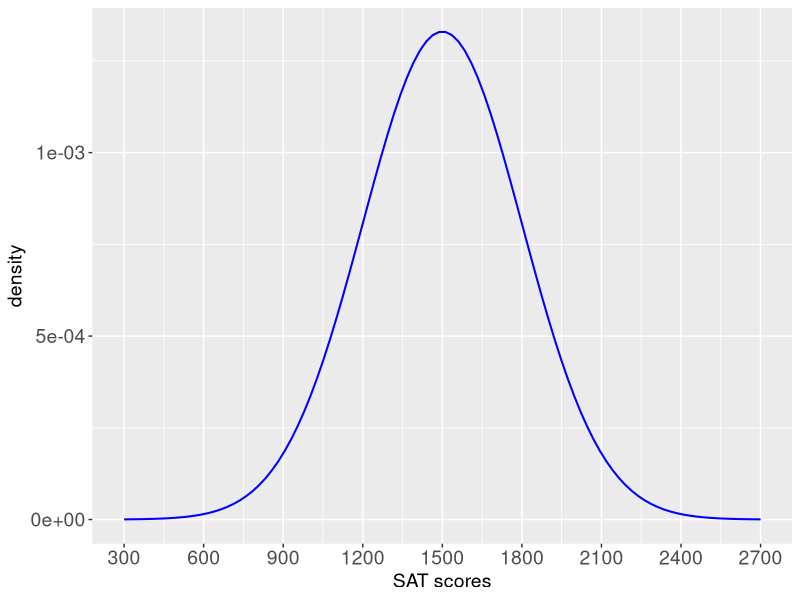
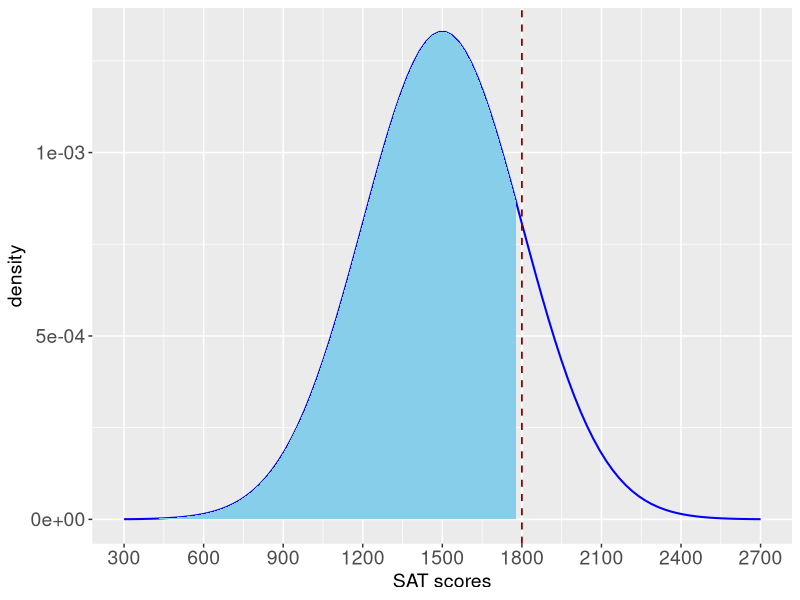

These figures' R source, in order:
library(ggplot2)
library(dplyr)
pam_score <- 1800
meu <- 1500
sigma <- 300
dnorm(pam_score, mean = meu, sd = sigma)

SAT <- tibble(x = seq(-4, 4, length = 100) * sigma + meu, y = dnorm(x, mean = meu, sd = sigma))
SAT
ggplot(SAT, aes(x, y)) +
    geom_line(linewidth = 0.7, color = "blue") +
    labs(x = "SAT scores", y = "density") +
    scale_x_continuous(breaks = seq(300, 2700, by = 300)) +
    theme(
        axis.text = element_text(size = 14),
        axis.title = element_text(size = 14)
    )
sat_ribbon <- filter(SAT, x <= 1800)
ggplot(SAT, aes(x, y)) +
    geom_line(linewidth = 0.7, color = "blue") +
    geom_vline(
        xintercept = 1800, color = "darkred",
        linetype = "dashed", linewidth = 0.6
    ) +
    geom_ribbon(aes(ymin = 0, ymax = y),
        fill = "skyblue",
        data = sat_ribbon
    ) +
    labs(x = "SAT scores", y = "density") +
    scale_x_continuous(breaks = seq(300, 2700, by = 300)) +
    theme(
        axis.text = element_text(size = 14),
        axis.title = element_text(size = 14)
    )

pnorm(pam_score, mean = meu, sd = sigma)
qnorm(0.945, mean = meu, sd = sigma)

lower_68 <- qnorm(0.16, mean = meu, sd = sigma)
upper_68 <- qnorm(0.84, mean = meu, sd = sigma)
cat(
    "68% of women are between", round(lower_68, 1),
    "and", round(upper_68, 1), "inches tall"
)
